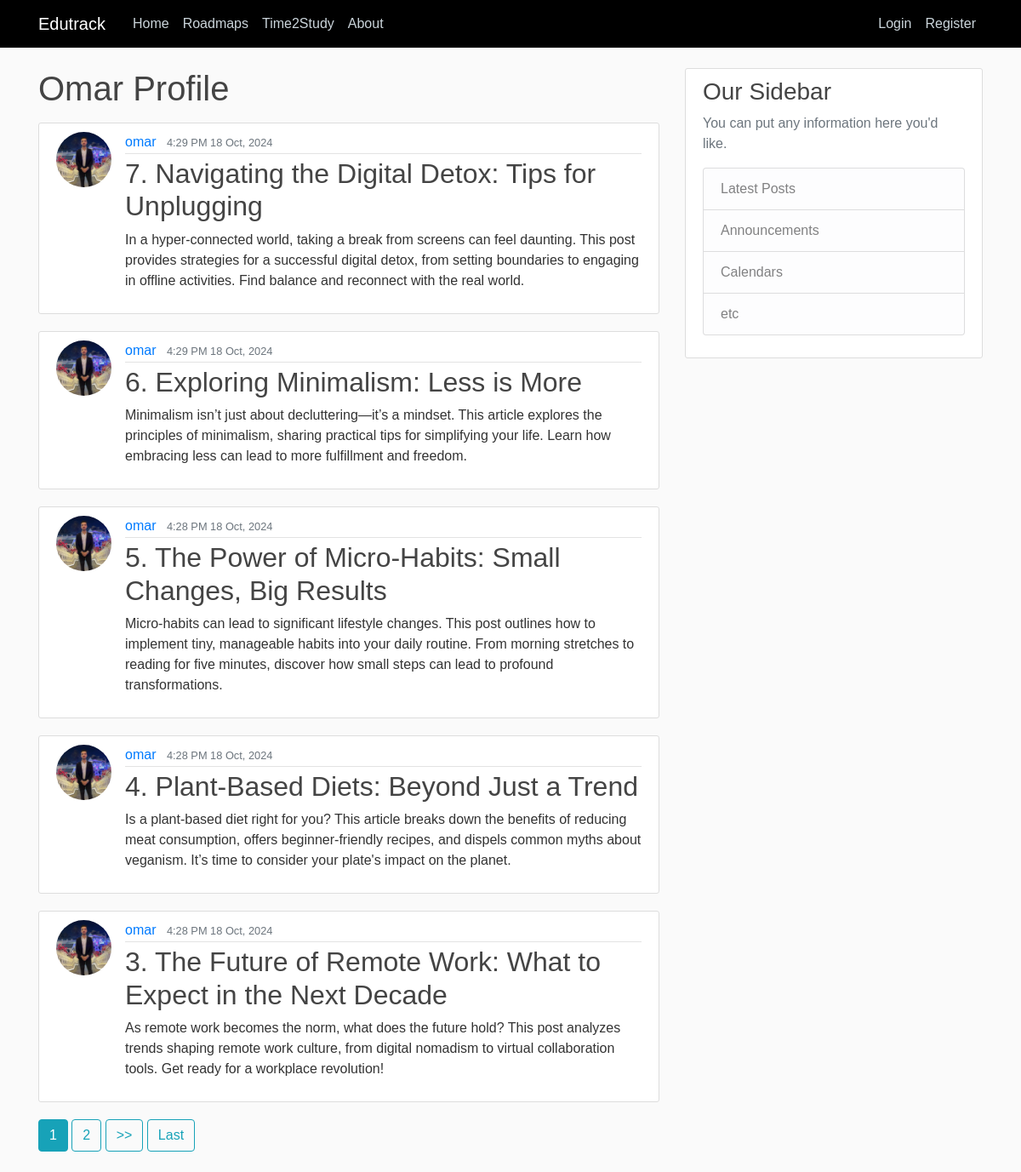
The page /user/omar/ on the database its author committed.
### main/models.py (models this page shows, shortened)
class Post(models.Model):
    title = models.CharField(max_length=100)
    content = models.TextField()
    date_posted = models.DateTimeField(default=timezone.now)
    author = models.ForeignKey(User, on_delete=models.CASCADE)

### users/models.py (models this page shows, shortened)
class Profile(models.Model):
    user = models.OneToOneField(User, on_delete=models.CASCADE)
    image = models.ImageField(default= 'default.jpg', upload_to='profile_pics')

### main/views.py (the view)
# urls.py: path('user/<str:username>/', UserPostListView.as_view(), name='user-posts'),
class UserPostListView(ListView):
    model = Post
    template_name = 'main/user_posts.html'
    context_object_name = 'posts'
    ordering = ['-date_posted']
    paginate_by = 5
    def get_queryset(self) -> QuerySet[Any]:
        user = get_object_or_404(User, username=self.kwargs.get('username'))
        return Post.objects.filter(author=user).order_by('-date_posted')

### main/templates/main/user_posts.html (shortened to what this page needs)
{% extends "main/base.html" %} {% block content %}
<h1 class="mb-3">{{ view.kwargs.username|capfirst }} Profile</h1>
{% for post in posts%}
<article class="media content-section">
    <img class="rounded-circle article-img" src="{{ post.author.profile.image.url }}">
  <div class="media-body">
    <div class="article-metadata">
        <a class="mr-2" href="{% url "user-posts" post.author.username %}">{{ post.author }}</a>
      <small class="text-muted">{{ post.date_posted|date:"f A d M, Y" }}</small>
    </div>
    <h2><a class="article-title" href="{% url 'post-detail' post.id %}">{{ post.title }}</a></h2>
    <p class="article-content">{{ post.content }}</p>
  </div>
</article>
{% endfor %}
{% if is_paginated %}
    {% for num in page_obj.paginator.page_range %}
        {% if page_obj.number == num %}
            <a class="btn btn-info mb-4" href="?page={{ num }}">{{ num }}</a>
        {% elif num > page_obj.number|add:"-3" and num < page_obj.number|add:"3" %}
            <a class="btn btn-outline-info mb-4" href="?page={{ num }}">{{ num }}</a>
        {% endif %}
    {% endfor %}
    {% if page_obj.has_next %}
    <a class="btn btn-outline-info mb-4" href="?page={{ page_obj.next_page_number }}">>></a>
    <a class="btn btn-outline-info mb-4" href="?page={{ page_obj.paginator.num_pages }}">Last</a>
    {% endif %}
{% endif %}
{% endblock content %}

### main/static/main/css/main.css (style rules this page uses)
body { background: #fafafa; color: #333333; margin-top: 5rem; font-family: Arial, sans-serif; }
h1, h2, h3, h4, h5, h6 { color: #444444; }
.content-section { background: #ffffff; padding: 10px 20px; border: 1px solid #dddddd; border-radius: 3px; margin-bottom: 20px; }
.article-title { color: #444444; }
.article-content { white-space: pre-line; }
.article-img { height: 65px; width: 65px; margin-right: 16px; }
.article-metadata { padding-bottom: 1px; margin-bottom: 4px; border-bottom: 1px solid #e3e3e3; }

### rows shown on the page
Post: author.profile.image (picture), author "omar", date_posted "4:29 PM 18 Oct, 2024", title "7. Navigating the Digital Detox: Tips for Unplugging", content "In a hyper-connected world, taking a break from screens can feel daunting. This post provides strategies for a successful digital detox, from setting boundaries to engaging in offline activities. Find balance and reconnect with the real world."
Post: author.profile.image (picture), author "omar", date_posted "4:29 PM 18 Oct, 2024", title "6. Exploring Minimalism: Less is More", content "Minimalism isn’t just about decluttering—it’s a mindset. This article explores the principles of minimalism, sharing practical tips for simplifying your life. Learn how embracing less can lead to more fulfillment and freedom."
Post: author.profile.image (picture), author "omar", date_posted "4:28 PM 18 Oct, 2024", title "5. The Power of Micro-Habits: Small Changes, Big Results", content "Micro-habits can lead to significant lifestyle changes. This post outlines how to implement tiny, manageable habits into your daily routine. From morning stretches to reading for five minutes, discover how small steps can lead to profound transformations."
Post: author.profile.image (picture), author "omar", date_posted "4:28 PM 18 Oct, 2024", title "4. Plant-Based Diets: Beyond Just a Trend", content "Is a plant-based diet right for you? This article breaks down the benefits of reducing meat consumption, offers beginner-friendly recipes, and dispels common myths about veganism. It’s time to consider your plate's impact on the planet."
Post: author.profile.image (picture), author "omar", date_posted "4:28 PM 18 Oct, 2024", title "3. The Future of Remote Work: What to Expect in the Next Decade", content "As remote work becomes the norm, what does the future hold? This post analyzes trends shaping remote work culture, from digital nomadism to virtual collaboration tools. Get ready for a workplace revolution!"

### other values the page prints
{{ view.kwargs.username|capfirst }} "Omar"
{{ num }} "1"
{{ num }} "2"
